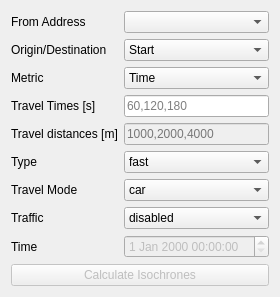
         <widget class="QWidget" name="tab_15">
          <attribute name="title">
           <string>Multiple Addresses</string>
          </attribute>
          <layout class="QVBoxLayout" name="verticalLayout_10">
           <item>
            <layout class="QGridLayout" name="gridLayout_9">
             <item row="2" column="1">
              <widget class="QComboBox" name="metricBatch">
               <item>
                <property name="text">
                 <string>Time</string>
                </property>
               </item>
               <item>
                <property name="text">
                 <string>Distance</string>
                </property>
               </item>
              </widget>
             </item>
             <item row="4" column="0">
              <widget class="QLabel" name="label_55">
               <property name="toolTip">
                <string>comma separated travel distances in meter</string>
               </property>
               <property name="text">
                <string>Travel distances [m]</string>
               </property>
              </widget>
             </item>
             <item row="0" column="0">
              <widget class="QLabel" name="label_56">
               <property name="text">
                <string>From Address</string>
               </property>
              </widget>
             </item>
             <item row="1" column="0">
              <widget class="QLabel" name="label_57">
               <property name="text">
                <string>Origin/Destination</string>
               </property>
              </widget>
             </item>
             <item row="1" column="1">
              <widget class="QComboBox" name="OriginDestinationBatch">
               <item>
                <property name="text">
                 <string>Start</string>
                </property>
               </item>
               <item>
                <property name="text">
                 <string>Destination</string>
                </property>
               </item>
              </widget>
             </item>
             <item row="7" column="1">
              <widget class="QComboBox" name="trafficModeBatch">
               <item>
                <property name="text">
                 <string>disabled</string>
                </property>
               </item>
               <item>
                <property name="text">
                 <string>enabled</string>
                </property>
               </item>
              </widget>
             </item>
             <item row="0" column="1">
              <widget class="QgsMapLayerComboBox" name="IsoAddressBatch"/>
             </item>
             <item row="5" column="0">
              <widget class="QLabel" name="label_49">
               <property name="text">
                <string>Type</string>
               </property>
              </widget>
             </item>
             <item row="2" column="0">
              <widget class="QLabel" name="label_50">
               <property name="text">
                <string>Metric</string>
               </property>
              </widget>
             </item>
             <item row="3" column="1">
              <widget class="QLineEdit" name="travelTimesBatch">
               <property name="toolTip">
                <string>comma separated travel times in seconds</string>
               </property>
               <property name="statusTip">
                <string>comma separated travel times in seconds</string>
               </property>
               <property name="whatsThis">
                <string>comma separated travel times in seconds</string>
               </property>
               <property name="text">
                <string/>
               </property>
               <property name="placeholderText">
                <string>60,120,180</string>
               </property>
              </widget>
             </item>
             <item row="7" column="0">
              <widget class="QLabel" name="label_52">
               <property name="text">
                <string>Traffic</string>
               </property>
              </widget>
             </item>
             <item row="6" column="0">
              <widget class="QLabel" name="label_53">
               <property name="text">
                <string>Travel Mode</string>
               </property>
              </widget>
             </item>
             <item row="4" column="1">
              <widget class="QLineEdit" name="travelDistancesBatch">
               <property name="enabled">
                <bool>false</bool>
               </property>
               <property name="toolTip">
                <string>comma separated travel distances in meter</string>
               </property>
               <property name="statusTip">
                <string>comma separated travel distances in meter</string>
               </property>
               <property name="whatsThis">
                <string>comma separated travel distances in meter</string>
               </property>
               <property name="inputMask">
                <string/>
               </property>
               <property name="text">
                <string/>
               </property>
               <property name="placeholderText">
                <string>1000,2000,4000</string>
               </property>
              </widget>
             </item>
             <item row="8" column="0">
              <widget class="QLabel" name="label_54">
               <property name="text">
                <string>Time</string>
               </property>
              </widget>
             </item>
             <item row="3" column="0">
              <widget class="QLabel" name="label_27">
               <property name="text">
                <string>Travel Times [s]</string>
               </property>
              </widget>
             </item>
             <item row="6" column="1">
              <widget class="QComboBox" name="TransportModeBatch">
               <item>
                <property name="text">
                 <string>car</string>
                </property>
               </item>
               <item>
                <property name="text">
                 <string>bicycle</string>
                </property>
               </item>
               <item>
                <property name="text">
                 <string>pedestrian</string>
                </property>
               </item>
               <item>
                <property name="text">
                 <string>truck</string>
                </property>
               </item>
              </widget>
             </item>
             <item row="5" column="1">
              <widget class="QComboBox" name="TypeBatch">
               <item>
                <property name="text">
                 <string>fast</string>
                </property>
               </item>
               <item>
                <property name="text">
                 <string>short</string>
                </property>
               </item>
              </widget>
             </item>
             <item row="8" column="1">
              <widget class="QDateTimeEdit" name="dateTimeEditBatch">
               <property name="enabled">
                <bool>false</bool>
               </property>
              </widget>
             </item>
            </layout>
           </item>
           <item>
            <widget class="QPushButton" name="calcIsoButtonBatch">
             <property name="enabled">
              <bool>false</bool>
             </property>
             <property name="text">
              <string>Calculate Isochrones</string>
             </property>
            </widget>
           </item>
          </layout>
         </widget>
